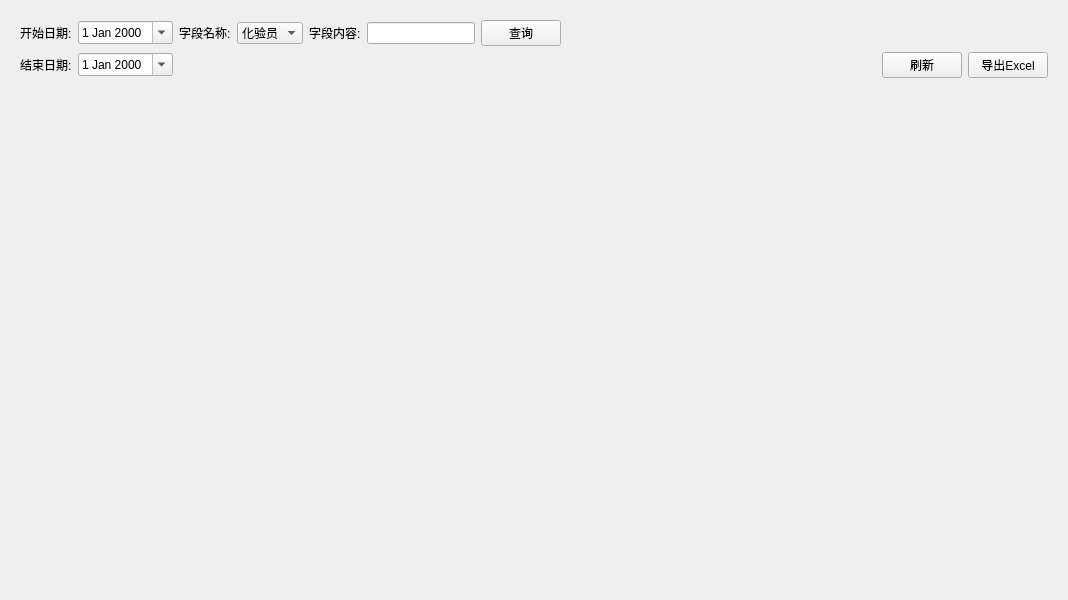
<?xml version="1.0" encoding="UTF-8"?>
<ui version="4.0">
 <class>FrmAssayTable</class>
 <widget class="QWidget" name="FrmAssayTable">
  <property name="geometry">
   <rect>
    <x>0</x>
    <y>0</y>
    <width>1068</width>
    <height>600</height>
   </rect>
  </property>
  <property name="windowTitle">
   <string>Form</string>
  </property>
  <layout class="QVBoxLayout" name="verticalLayout" stretch="1,9">
   <item>
    <widget class="QWidget" name="widget_4" native="true">
     <layout class="QGridLayout" name="gridLayout_11" columnstretch="0,0,0,0,0,0,0,0,0,0">
      <item row="0" column="7">
       <spacer name="horizontalSpacer_18">
        <property name="orientation">
         <enum>Qt::Horizontal</enum>
        </property>
        <property name="sizeHint" stdset="0">
         <size>
          <width>40</width>
          <height>20</height>
         </size>
        </property>
       </spacer>
      </item>
      <item row="1" column="0">
       <widget class="QLabel" name="label_4">
        <property name="text">
         <string>结束日期:</string>
        </property>
       </widget>
      </item>
      <item row="0" column="5">
       <widget class="QLineEdit" name="editField">
        <property name="sizePolicy">
         <sizepolicy hsizetype="Minimum" vsizetype="Fixed">
          <horstretch>0</horstretch>
          <verstretch>0</verstretch>
         </sizepolicy>
        </property>
       </widget>
      </item>
      <item row="0" column="4">
       <widget class="QLabel" name="label_16">
        <property name="text">
         <string>字段内容:</string>
        </property>
       </widget>
      </item>
      <item row="1" column="9">
       <widget class="QPushButton" name="btnExport">
        <property name="sizePolicy">
         <sizepolicy hsizetype="Minimum" vsizetype="Fixed">
          <horstretch>0</horstretch>
          <verstretch>0</verstretch>
         </sizepolicy>
        </property>
        <property name="toolTip">
         <string>导出Excel</string>
        </property>
        <property name="text">
         <string>导出Excel</string>
        </property>
        <property name="icon">
         <iconset resource="../../main.qrc">
          <normaloff>:/image/excel.png</normaloff>:/image/excel.png</iconset>
        </property>
       </widget>
      </item>
      <item row="0" column="0">
       <widget class="QLabel" name="label_2">
        <property name="text">
         <string>开始日期:</string>
        </property>
       </widget>
      </item>
      <item row="0" column="6">
       <widget class="QPushButton" name="btnQuery">
        <property name="text">
         <string>查询</string>
        </property>
       </widget>
      </item>
      <item row="0" column="2">
       <widget class="QLabel" name="label_3">
        <property name="text">
         <string>字段名称:</string>
        </property>
       </widget>
      </item>
      <item row="0" column="1">
       <widget class="QDateEdit" name="dateStart">
        <property name="calendarPopup">
         <bool>true</bool>
        </property>
       </widget>
      </item>
      <item row="1" column="8">
       <widget class="QPushButton" name="btnRefresh">
        <property name="toolTip">
         <string>刷新</string>
        </property>
        <property name="text">
         <string>刷新</string>
        </property>
        <property name="icon">
         <iconset resource="../../main.qrc">
          <normaloff>:/image/刷新.png</normaloff>:/image/刷新.png</iconset>
        </property>
       </widget>
      </item>
      <item row="1" column="1">
       <widget class="QDateEdit" name="dateEnd">
        <property name="calendarPopup">
         <bool>true</bool>
        </property>
       </widget>
      </item>
      <item row="0" column="3">
       <widget class="QComboBox" name="cbxField">
        <item>
         <property name="text">
          <string>化验员</string>
         </property>
        </item>
       </widget>
      </item>
     </layout>
    </widget>
   </item>
   <item>
    <widget class="QStackedWidget" name="stackedWidget">
     <property name="currentIndex">
      <number>0</number>
     </property>
     <widget class="QWidget" name="page">
      <layout class="QGridLayout" name="gridLayout_2" rowstretch="0">
       <item row="0" column="0">
        <widget class="GbsTableWidget" name="tableWidget" native="true"/>
       </item>
      </layout>
     </widget>
     <widget class="QWidget" name="page_2">
      <layout class="QGridLayout" name="gridLayout_4"/>
     </widget>
    </widget>
   </item>
  </layout>
 </widget>
 <customwidgets>
  <customwidget>
   <class>GbsTableWidget</class>
   <extends>QWidget</extends>
   <header>gbstablewidget.h</header>
   <container>1</container>
  </customwidget>
 </customwidgets>
 <resources>
  <include location="../../main.qrc"/>
 </resources>
 <connections/>
</ui>
